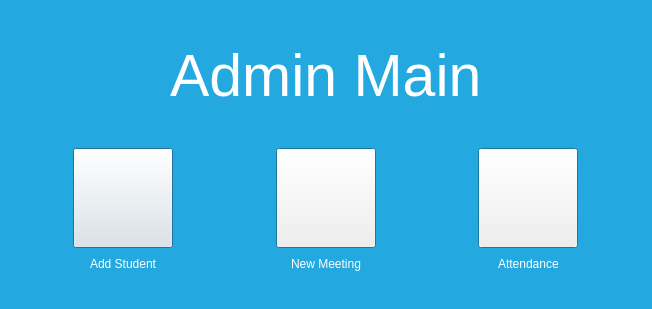
<?xml version="1.0" encoding="UTF-8"?>
<ui version="4.0">
 <class>president_main</class>
 <widget class="QDialog" name="president_main">
  <property name="geometry">
   <rect>
    <x>0</x>
    <y>0</y>
    <width>652</width>
    <height>309</height>
   </rect>
  </property>
  <property name="palette">
   <palette>
    <active>
     <colorrole role="Base">
      <brush brushstyle="SolidPattern">
       <color alpha="255">
        <red>255</red>
        <green>255</green>
        <blue>255</blue>
       </color>
      </brush>
     </colorrole>
     <colorrole role="Window">
      <brush brushstyle="SolidPattern">
       <color alpha="255">
        <red>35</red>
        <green>168</green>
        <blue>224</blue>
       </color>
      </brush>
     </colorrole>
    </active>
    <inactive>
     <colorrole role="Base">
      <brush brushstyle="SolidPattern">
       <color alpha="255">
        <red>255</red>
        <green>255</green>
        <blue>255</blue>
       </color>
      </brush>
     </colorrole>
     <colorrole role="Window">
      <brush brushstyle="SolidPattern">
       <color alpha="255">
        <red>35</red>
        <green>168</green>
        <blue>224</blue>
       </color>
      </brush>
     </colorrole>
    </inactive>
    <disabled>
     <colorrole role="Base">
      <brush brushstyle="SolidPattern">
       <color alpha="255">
        <red>35</red>
        <green>168</green>
        <blue>224</blue>
       </color>
      </brush>
     </colorrole>
     <colorrole role="Window">
      <brush brushstyle="SolidPattern">
       <color alpha="255">
        <red>35</red>
        <green>168</green>
        <blue>224</blue>
       </color>
      </brush>
     </colorrole>
    </disabled>
   </palette>
  </property>
  <property name="windowTitle">
   <string>President Main</string>
  </property>
  <layout class="QVBoxLayout" name="verticalLayout_5">
   <item>
    <layout class="QVBoxLayout" name="verticalLayout_4">
     <item>
      <layout class="QVBoxLayout" name="verticalLayout">
       <item>
        <spacer name="verticalSpacer">
         <property name="orientation">
          <enum>Qt::Vertical</enum>
         </property>
         <property name="sizeHint" stdset="0">
          <size>
           <width>20</width>
           <height>40</height>
          </size>
         </property>
        </spacer>
       </item>
       <item>
        <layout class="QHBoxLayout" name="horizontalLayout">
         <item>
          <spacer name="horizontalSpacer">
           <property name="orientation">
            <enum>Qt::Horizontal</enum>
           </property>
           <property name="sizeHint" stdset="0">
            <size>
             <width>40</width>
             <height>20</height>
            </size>
           </property>
          </spacer>
         </item>
         <item>
          <widget class="QLabel" name="label_4">
           <property name="font">
            <font>
             <family>Helvetica Neue</family>
             <pointsize>44</pointsize>
             <weight>50</weight>
             <bold>false</bold>
             <underline>false</underline>
            </font>
           </property>
           <property name="autoFillBackground">
            <bool>false</bool>
           </property>
           <property name="text">
            <string>&lt;html&gt;&lt;head/&gt;&lt;body&gt;&lt;p&gt;&lt;span style=&quot; color:#ffffff;&quot;&gt;Admin Main&lt;/span&gt;&lt;/p&gt;&lt;/body&gt;&lt;/html&gt;</string>
           </property>
           <property name="textFormat">
            <enum>Qt::RichText</enum>
           </property>
          </widget>
         </item>
         <item>
          <spacer name="horizontalSpacer_2">
           <property name="orientation">
            <enum>Qt::Horizontal</enum>
           </property>
           <property name="sizeHint" stdset="0">
            <size>
             <width>40</width>
             <height>20</height>
            </size>
           </property>
          </spacer>
         </item>
        </layout>
       </item>
       <item>
        <spacer name="verticalSpacer_2">
         <property name="orientation">
          <enum>Qt::Vertical</enum>
         </property>
         <property name="sizeHint" stdset="0">
          <size>
           <width>20</width>
           <height>40</height>
          </size>
         </property>
        </spacer>
       </item>
       <item>
        <layout class="QHBoxLayout" name="horizontalLayout_2">
         <item>
          <spacer name="horizontalSpacer_3">
           <property name="orientation">
            <enum>Qt::Horizontal</enum>
           </property>
           <property name="sizeHint" stdset="0">
            <size>
             <width>40</width>
             <height>20</height>
            </size>
           </property>
          </spacer>
         </item>
         <item>
          <layout class="QVBoxLayout" name="verticalLayout_2">
           <item>
            <layout class="QHBoxLayout" name="horizontalLayout_3">
             <item>
              <spacer name="horizontalSpacer_10">
               <property name="orientation">
                <enum>Qt::Horizontal</enum>
               </property>
               <property name="sizeHint" stdset="0">
                <size>
                 <width>40</width>
                 <height>20</height>
                </size>
               </property>
              </spacer>
             </item>
             <item>
              <widget class="QPushButton" name="pushButton_AddStudent_2">
               <property name="minimumSize">
                <size>
                 <width>100</width>
                 <height>100</height>
                </size>
               </property>
               <property name="maximumSize">
                <size>
                 <width>100</width>
                 <height>100</height>
                </size>
               </property>
               <property name="cursor">
                <cursorShape>PointingHandCursor</cursorShape>
               </property>
               <property name="text">
                <string/>
               </property>
               <property name="iconSize">
                <size>
                 <width>100</width>
                 <height>100</height>
                </size>
               </property>
              </widget>
             </item>
             <item>
              <spacer name="horizontalSpacer_8">
               <property name="orientation">
                <enum>Qt::Horizontal</enum>
               </property>
               <property name="sizeHint" stdset="0">
                <size>
                 <width>40</width>
                 <height>20</height>
                </size>
               </property>
              </spacer>
             </item>
            </layout>
           </item>
           <item>
            <layout class="QHBoxLayout" name="horizontalLayout_4">
             <item>
              <spacer name="horizontalSpacer_7">
               <property name="orientation">
                <enum>Qt::Horizontal</enum>
               </property>
               <property name="sizeHint" stdset="0">
                <size>
                 <width>40</width>
                 <height>20</height>
                </size>
               </property>
              </spacer>
             </item>
             <item>
              <widget class="QLabel" name="label">
               <property name="text">
                <string>&lt;html&gt;&lt;head/&gt;&lt;body&gt;&lt;p&gt;&lt;span style=&quot; color:#ffffff;&quot;&gt;Add Student&lt;/span&gt;&lt;/p&gt;&lt;/body&gt;&lt;/html&gt;</string>
               </property>
              </widget>
             </item>
             <item>
              <spacer name="horizontalSpacer_9">
               <property name="orientation">
                <enum>Qt::Horizontal</enum>
               </property>
               <property name="sizeHint" stdset="0">
                <size>
                 <width>40</width>
                 <height>20</height>
                </size>
               </property>
              </spacer>
             </item>
            </layout>
           </item>
          </layout>
         </item>
         <item>
          <spacer name="horizontalSpacer_4">
           <property name="orientation">
            <enum>Qt::Horizontal</enum>
           </property>
           <property name="sizeHint" stdset="0">
            <size>
             <width>40</width>
             <height>20</height>
            </size>
           </property>
          </spacer>
         </item>
         <item>
          <layout class="QVBoxLayout" name="verticalLayout_3">
           <item>
            <layout class="QHBoxLayout" name="horizontalLayout_5">
             <item>
              <spacer name="horizontalSpacer_11">
               <property name="orientation">
                <enum>Qt::Horizontal</enum>
               </property>
               <property name="sizeHint" stdset="0">
                <size>
                 <width>40</width>
                 <height>20</height>
                </size>
               </property>
              </spacer>
             </item>
             <item>
              <widget class="QPushButton" name="pushButton_AddNewClubMeeting_1">
               <property name="minimumSize">
                <size>
                 <width>100</width>
                 <height>100</height>
                </size>
               </property>
               <property name="maximumSize">
                <size>
                 <width>100</width>
                 <height>100</height>
                </size>
               </property>
               <property name="cursor">
                <cursorShape>PointingHandCursor</cursorShape>
               </property>
               <property name="text">
                <string/>
               </property>
               <property name="iconSize">
                <size>
                 <width>100</width>
                 <height>100</height>
                </size>
               </property>
              </widget>
             </item>
             <item>
              <spacer name="horizontalSpacer_12">
               <property name="orientation">
                <enum>Qt::Horizontal</enum>
               </property>
               <property name="sizeHint" stdset="0">
                <size>
                 <width>40</width>
                 <height>20</height>
                </size>
               </property>
              </spacer>
             </item>
            </layout>
           </item>
           <item>
            <layout class="QHBoxLayout" name="horizontalLayout_6">
             <item>
              <spacer name="horizontalSpacer_13">
               <property name="orientation">
                <enum>Qt::Horizontal</enum>
               </property>
               <property name="sizeHint" stdset="0">
                <size>
                 <width>40</width>
                 <height>20</height>
                </size>
               </property>
              </spacer>
             </item>
             <item>
              <widget class="QLabel" name="label_2">
               <property name="text">
                <string>&lt;html&gt;&lt;head/&gt;&lt;body&gt;&lt;p&gt;&lt;span style=&quot; color:#ffffff;&quot;&gt;New Meeting&lt;/span&gt;&lt;/p&gt;&lt;/body&gt;&lt;/html&gt;</string>
               </property>
              </widget>
             </item>
             <item>
              <spacer name="horizontalSpacer_14">
               <property name="orientation">
                <enum>Qt::Horizontal</enum>
               </property>
               <property name="sizeHint" stdset="0">
                <size>
                 <width>40</width>
                 <height>20</height>
                </size>
               </property>
              </spacer>
             </item>
            </layout>
           </item>
          </layout>
         </item>
         <item>
          <spacer name="horizontalSpacer_5">
           <property name="orientation">
            <enum>Qt::Horizontal</enum>
           </property>
           <property name="sizeHint" stdset="0">
            <size>
             <width>40</width>
             <height>20</height>
            </size>
           </property>
          </spacer>
         </item>
         <item>
          <layout class="QVBoxLayout" name="verticalLayout_8">
           <item>
            <layout class="QHBoxLayout" name="horizontalLayout_15">
             <item>
              <spacer name="horizontalSpacer_32">
               <property name="orientation">
                <enum>Qt::Horizontal</enum>
               </property>
               <property name="sizeHint" stdset="0">
                <size>
                 <width>40</width>
                 <height>20</height>
                </size>
               </property>
              </spacer>
             </item>
             <item>
              <widget class="QPushButton" name="pushButton_EditClubAttendance">
               <property name="minimumSize">
                <size>
                 <width>100</width>
                 <height>100</height>
                </size>
               </property>
               <property name="maximumSize">
                <size>
                 <width>100</width>
                 <height>100</height>
                </size>
               </property>
               <property name="cursor">
                <cursorShape>PointingHandCursor</cursorShape>
               </property>
               <property name="text">
                <string/>
               </property>
               <property name="iconSize">
                <size>
                 <width>100</width>
                 <height>100</height>
                </size>
               </property>
              </widget>
             </item>
             <item>
              <spacer name="horizontalSpacer_30">
               <property name="orientation">
                <enum>Qt::Horizontal</enum>
               </property>
               <property name="sizeHint" stdset="0">
                <size>
                 <width>40</width>
                 <height>20</height>
                </size>
               </property>
              </spacer>
             </item>
            </layout>
           </item>
           <item>
            <layout class="QHBoxLayout" name="horizontalLayout_16">
             <item>
              <spacer name="horizontalSpacer_29">
               <property name="orientation">
                <enum>Qt::Horizontal</enum>
               </property>
               <property name="sizeHint" stdset="0">
                <size>
                 <width>40</width>
                 <height>20</height>
                </size>
               </property>
              </spacer>
             </item>
             <item>
              <widget class="QLabel" name="label_8">
               <property name="text">
                <string>&lt;html&gt;&lt;head/&gt;&lt;body&gt;&lt;p&gt;&lt;span style=&quot; color:#ffffff;&quot;&gt;Attendance&lt;/span&gt;&lt;/p&gt;&lt;/body&gt;&lt;/html&gt;</string>
               </property>
              </widget>
             </item>
             <item>
              <spacer name="horizontalSpacer_31">
               <property name="orientation">
                <enum>Qt::Horizontal</enum>
               </property>
               <property name="sizeHint" stdset="0">
                <size>
                 <width>40</width>
                 <height>20</height>
                </size>
               </property>
              </spacer>
             </item>
            </layout>
           </item>
          </layout>
         </item>
         <item>
          <spacer name="horizontalSpacer_6">
           <property name="orientation">
            <enum>Qt::Horizontal</enum>
           </property>
           <property name="sizeHint" stdset="0">
            <size>
             <width>40</width>
             <height>20</height>
            </size>
           </property>
          </spacer>
         </item>
        </layout>
       </item>
      </layout>
     </item>
     <item>
      <spacer name="verticalSpacer_3">
       <property name="orientation">
        <enum>Qt::Vertical</enum>
       </property>
       <property name="sizeHint" stdset="0">
        <size>
         <width>20</width>
         <height>40</height>
        </size>
       </property>
      </spacer>
     </item>
    </layout>
   </item>
  </layout>
  <zorder>label_4</zorder>
  <zorder>horizontalSpacer</zorder>
  <zorder>horizontalSpacer_2</zorder>
  <zorder>layoutWidget_2</zorder>
  <zorder>layoutWidget_3</zorder>
  <zorder>layoutWidget_4</zorder>
  <zorder>horizontalSpacer_3</zorder>
  <zorder>horizontalSpacer_4</zorder>
  <zorder>horizontalSpacer_5</zorder>
  <zorder>horizontalSpacer_6</zorder>
  <zorder>label_4</zorder>
  <zorder>verticalSpacer</zorder>
  <zorder>verticalSpacer_2</zorder>
  <zorder>verticalSpacer_3</zorder>
 </widget>
 <resources/>
 <connections/>
</ui>
